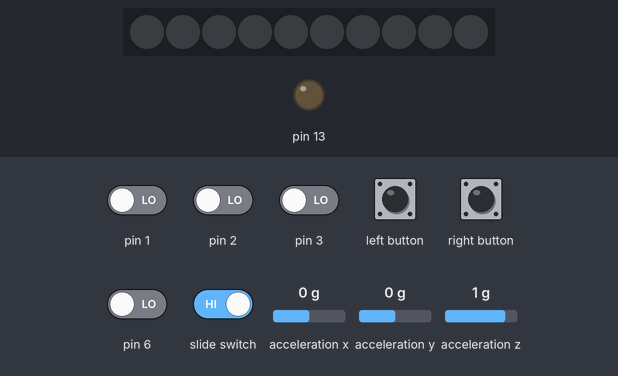
Bench run of a sketch on a simulated Arduino Uno, built for the host (arithmetic inside an expression is 32-bit, double 64-bit). Parts: 10 RGB LEDs in strip order, left to right, output pins drawn as LEDs (lit = HIGH). The test bench sets the inputs (shaded band); at power-on: pin 1–3, pin 6 LOW, acceleration x 0 g, acceleration z 1 g, acceleration y 0 g. Dim RGB values are drawn brighter than linear; what the sketch prints to the serial monitor is not drawn.

Above: at 1.2 s.
1.3 s: left button pressed for 0.15 s
At 2.7 s:
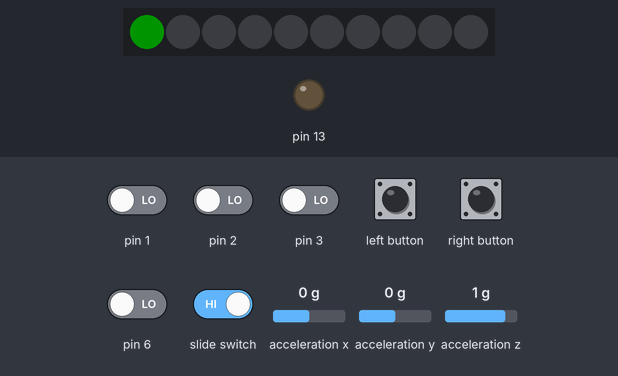
3.3 s: acceleration x set to -1.4 g
At 4.5 s:
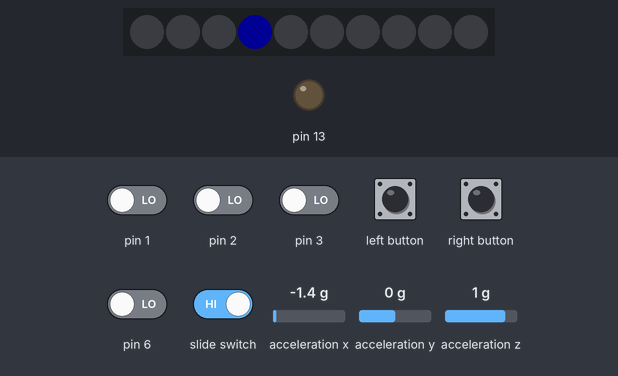
5.5 s: acceleration z set to -1.4 g
At 6.8 s:
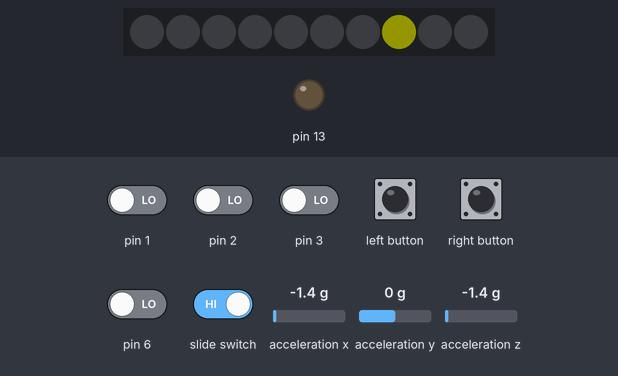
7.6 s: acceleration z set to 1.4 g
At 9.9 s:
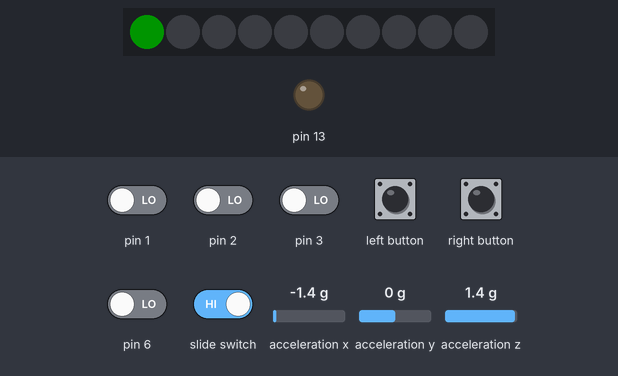
10.2 s: acceleration z set to -0.8 g
At 11.5 s:
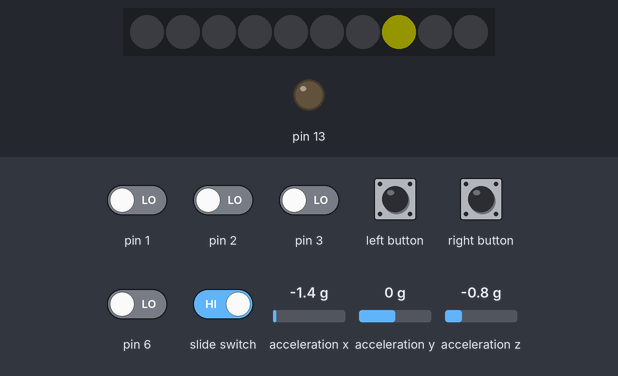
Timing chart, 0 to 13.2 s (numbered marks = the images above; inputs shaded):
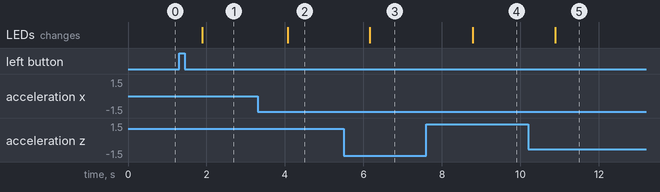

The sketch:

Final_Project.ino
```cpp
#include <Adafruit_CircuitPlayground.h>

int start = 0;
int ex_type = -1; // Type of exercise
int total_ex = 0; // total number of exercise
int left_button;
int right_button;

double x[25];
double y[25];
double z[25];
double total_x;
double total_y;
double total_z;


bool on = false;

bool left_pressed;
bool right_pressed;

bool jumping_jacks = false;
bool jumping_up = false;

bool squats = false;
bool squat_down = false;
bool squat_steady = false;

bool push_ups = false;
bool push_down = false;
bool push_steady = false;

bool sit_ups = false;


void setup() {
  // put your setup code here, to run once:
  PORTD &= ~(1<<4);
  PORTF &= ~(1<<6);

  CircuitPlayground.begin();
  Serial.begin(9600);
}


void loop() {
  // put your main code here, to run repeatedly:

  left_button = PIND & (1<<4);
  right_button = PINF & (1<<6);

  left_pressed = CircuitPlayground.leftButton();
  right_pressed = CircuitPlayground.rightButton();


  if (on == false) {
    start = 0;
    CircuitPlayground.clearPixels();
  }

  if (right_button != 0) { // if the right button is pressed, reset the exercise
    ex_type = -1;
    total_ex = 0;
    CircuitPlayground.clearPixels();
  }

  if (((on == false) & (left_button != 0)) | (on == true)) {

    on = true;

    x[start] = CircuitPlayground.motionX();
    y[start] = CircuitPlayground.motionY();
    z[start] = CircuitPlayground.motionZ();

    if (start != 24) {
      start += 1;
      total_x += x[start];
      total_y += y[start];
      total_z += z[start];
    }

    else {

      // sit_ups
      if (ex_type == -1 | ex_type == 0) {
        if ((sit_ups == false) & (total_x < 100) & (total_y < 25) & (total_z > 200)) {
          CircuitPlayground.clearPixels();
          CircuitPlayground.setPixelColor(0, 0, 255, 0); // green
          sit_ups = true;
        }

      if ((sit_ups == true) & ((total_x < -200) | (total_x > 200)) & (total_y < 25) & (total_z < 10)) {

        if (ex_type == -1) {
          ex_type = 0;
        }

        sit_ups = false;
        total_ex += 1;

        CircuitPlayground.clearPixels();
        CircuitPlayground.setPixelColor(7, 255, 255, 0); // yellow
      }
     }


    //push_ups
    if (ex_type == -1 | ex_type == 1) {
      if ((total_x < 100) & (total_y < 25) & (total_z < -200) & (push_ups == false) & (push_down == false)) {
        CircuitPlayground.clearPixels();
        CircuitPlayground.setPixelColor(1, 0, 0, 255); // blue
        push_ups = true;
      }

      if ((total_z < -200) & (push_down == true)) { // when
        push_down = false;
        push_steady = true;
      }

      if ((push_down == false) & (push_steady == true) & (total_z > -150))
      {
        if (ex_type == -1) {
          ex_type = 1;
        }

        CircuitPlayground.clearPixels();
        CircuitPlayground.setPixelColor(7, 255, 255, 0); // yellow
        total_ex += 1;
        push_steady = false;
        push_ups = false;
      }

      if ((total_z < -300) & (push_ups == true) & (push_down == false)) {
        push_down = true;
      }
    }


      // jumping jacks

      if (ex_type == -1 | ex_type == 2) {
        if ((jumping_jacks == false) & (jumping_up == false)&(total_x < -200)) { // jump to upward
          jumping_jacks = true;
          CircuitPlayground.clearPixels();
          CircuitPlayground.setPixelColor(2, 255, 0, 0);
        }

        if ((jumping_up == true) & (total_x < -200)) {

          if (ex_type == -1) {
            ex_type = 2;
          }

          total_ex += 1;

          jumping_jacks = false;
          jumping_up = false;
        }

        if ((jumping_jacks == true) & (jumping_up == false) & (total_x < -350)) {
          CircuitPlayground.clearPixels();
          CircuitPlayground.setPixelColor(7, 255, 255, 0);
          jumping_up = true;
        }
      }


      // squats

      if (ex_type == -1 | ex_type == 3) {
        if ((squats == false) & (squat_down == false) & (total_x < -200)) {
          CircuitPlayground.clearPixels();
          CircuitPlayground.setPixelColor(3, 0, 0, 255);
          squats = true;
        }

        if ( (squat_down == true) & (total_x < -200)) {
          squat_down = false;
          squat_steady = true;
        }

        if ((squat_down == false) & (squat_steady == true) & (total_x > -150))
        {

          if (ex_type == -1) {
            ex_type = 3;
          }

          CircuitPlayground.clearPixels();
          CircuitPlayground.setPixelColor(7, 255, 255, 0); // yellow
          total_ex += 1;
          squat_steady = false;
          squats = false;
        }

        if ((squats == true) & (squat_down == false) & (total_x < -300)) {
          squat_down = true;
        }
      }


     if (total_ex == 15) {
        CircuitPlayground.clearPixels();
        CircuitPlayground.setPixelColor(9, 255, 0, 0); // if exercise is over, red light on.
        ex_type = 5; // set ex_type as none
     }

      start = 0;
      total_x = 0;
      total_y = 0;
      total_z = 0;
    }

    Serial.print(total_x);
    Serial.print(total_y);
    Serial.print(total_z);

  }

}
```

Measured:
- after the input at 1.3 s, the LEDs: change after 0.60 s (image 1)
- after the input at 3.3 s, the LEDs: change after 0.77 s (image 2)
- after the input at 5.5 s, the LEDs: change after 0.65 s (image 3)
- after the input at 7.6 s, the LEDs: change after 1.2 s (image 4)
- after the input at 10.2 s, the LEDs: change after 0.69 s (image 5)
